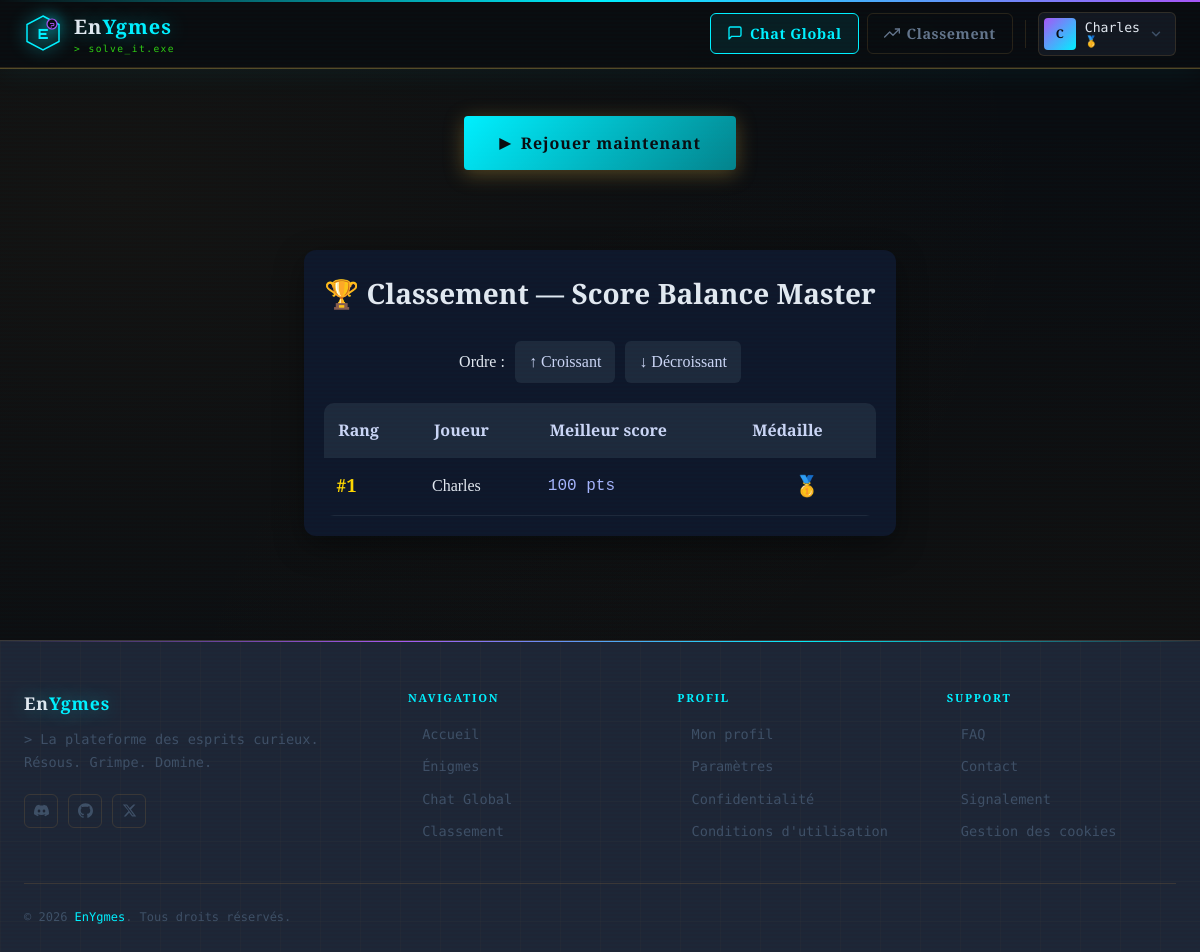
Page /games_Balance/index.php?order=asc (signed in) on the committed database.
### tables this page shows
CREATE TABLE `riddles_balance` (
  `id` int(11) NOT NULL,
  `id_riddle` int(11) NOT NULL,
  `id_user` int(11) NOT NULL,
  `points` int(11) DEFAULT 0,
  `slug` varchar(255) DEFAULT NULL
);

CREATE TABLE `users` (
  `id` int(11) NOT NULL,
  `username` varchar(100) NOT NULL,
  `email` varchar(100) NOT NULL,
  `password` varchar(255) NOT NULL,
  `profile_image` varchar(255) DEFAULT 'default.png',
  `total_score` int(11) DEFAULT 0,
  `is_admin` tinyint(1) DEFAULT 0,
  `created_at` timestamp NOT NULL DEFAULT current_timestamp()
);

### games_Balance/index.php (the view, shortened to what this page needs)
<?php
require_once '../config/database.php';
$order = $_GET['order'] ?? 'desc';
$order = in_array($order, ['asc', 'desc']) ? $order : 'desc';
$balance_riddle_id = null;
try {
    $stmt_rid = $pdo->prepare("SELECT id FROM riddles WHERE title = 'Balance_Games' LIMIT 1");
    $stmt_rid->execute();
    $row = $stmt_rid->fetch();
    $balance_riddle_id = $row ? (int)$row['id'] : null;
} catch (PDOException $e) {}
$players = [];
try {
    $stmt = $pdo->prepare("
        SELECT
            u.id,
            u.username,
            rb.points AS score
        FROM riddles_balance rb
        INNER JOIN users u ON u.id = rb.id_user
        WHERE rb.id_riddle = :riddle_id
        ORDER BY rb.points DESC, u.username ASC
    ");
    $stmt->bindParam(':riddle_id', $balance_riddle_id, PDO::PARAM_INT);
    $stmt->execute();
    $players_data = $stmt->fetchAll();
    foreach ($players_data as $index => $player) {
        $player['rank'] = $index + 1;
        $players[] = $player;
    }
    if ($order === 'asc') {
        $players = array_reverse($players);
    }
} catch (Exception $e) {
    $error = $e->getMessage();
}
function getMedal(int $rank): string {
    return [1 => '🥇', 2 => '🥈', 3 => '🥉'][$rank] ?? '●';
}
include '../includes/header.php';
?>
<!DOCTYPE html>
<html lang="fr">
<head>
    <link rel="stylesheet" href="games.css">
</head>
<body class="index-page">
    <div class="bg-particles">
    </div>
    <div class="index-wrapper">
        <div class="index-actions">
            <a href="game.php" class="btn-play">
                <span class="btn-icon">▶</span>
                Rejouer maintenant
            </a>
        </div>
        <div class="container">
            <div class="header">
                <h1>🏆 Classement — Score Balance Master</h1>
            </div>
            <div class="controls">
                <div class="control-group">
                    <label>Ordre :</label>
                    <a href="?order=asc"
                       class="<?= $order === 'asc' ? 'active' : '' ?>"
                       style="padding: 8px 14px; border-radius: 6px; text-decoration: none; background: #1e293b; cursor: pointer; color: #cbd5f5;">
                        ↑ Croissant
                    </a>
                    <a href="?order=desc"
                       class="<?= $order === 'desc' ? 'active' : '' ?>"
                       style="padding: 8px 14px; border-radius: 6px; text-decoration: none; background: #1e293b; cursor: pointer; color: #cbd5f5;">
                        ↓ Décroissant
                    </a>
                </div>
            </div>
            <table>
                <thead>
                    <tr>
                        <th>Rang</th>
                        <th>Joueur</th>
                        <th>Meilleur score</th>
                        <th>Médaille</th>
                    </tr>
                </thead>
                <tbody>
                    <?php if (empty($players)): ?>
                        <tr>
                            <td colspan="4" class="empty-state">
                                Aucun score enregistré.
                                <br><span class="no-data-hint">Joue une partie pour apparaître ici !</span>
                            </td>
                        </tr>
                    <?php else: ?>
                        <?php foreach ($players as $player): ?>
                            <tr>
                                <td class="rank <?= $player['rank'] <= 3 ? 'top-' . $player['rank'] : '' ?>">
                                    #<?= $player['rank'] ?>
                                </td>
                                <td class="name"><?= htmlspecialchars($player['username']) ?></td>
                                <td class="score"><?= number_format($player['score'], 0, ',', ' ') ?> pts</td>
                                <td class="medal"><?= getMedal($player['rank']) ?></td>
                            </tr>
                        <?php endforeach; ?>
                    <?php endif; ?>
                </tbody>
            </table>
        </div>
    </div>
</body>
</html>
<?php include '../includes/footer.php'; ?>

### includes/header.php (shortened to what this page needs)
<?php
$user ??= null;
if (!$user && !empty($_SESSION['user_id'])) {
    $username = $_SESSION['username'] ?? $_SESSION['name'] ?? 'Utilisateur';
    $user = [
        'name'     => $username,
        'username' => $username,
        'avatar'   => $_SESSION['avatar']   ?? null,
        'is_admin' => $_SESSION['is_admin'] ?? false,
    ];
}
$page    ??= '';
$initial = $user ? strtoupper(substr($user['username'] ?? $user['name'] ?? 'U', 0, 1)) : '';
$userRank  = null;
if ($user && !empty($_SESSION['user_id'])) {
    if (isset($pdo)) {
        try {
            $rankStmt = $pdo->prepare("
                SELECT user_rank, total_score
                FROM (
                    SELECT u.id, u.username,
                           COALESCE(SUM(uspr.obtained_score), 0) AS total_score,
                           ROW_NUMBER() OVER (ORDER BY COALESCE(SUM(uspr.obtained_score), 0) DESC, u.username ASC) AS user_rank
                    FROM users u
                    LEFT JOIN user_scores_per_riddle uspr ON u.id = uspr.user_id
                    GROUP BY u.id, u.username
                ) ranked
                WHERE id = :uid
            ");
            $rankStmt->execute(['uid' => $_SESSION['user_id']]);
            $rankRow = $rankStmt->fetch(PDO::FETCH_ASSOC);
            if ($rankRow) {
                $userRank  = (int) $rankRow['user_rank'];
            }
        } catch (Exception $e) {
        }
    }
}
if (!function_exists('getRankBadge')) {
    function getRankBadge(int $rank): string {
        return match(true) {
            $rank === 1 => '🥇',
            $rank === 2 => '🥈',
            $rank === 3 => '🥉',
            default     => '#' . $rank,
        };
    }
}
?>
<!DOCTYPE html>
<html lang="fr">
<head>
  <link rel="stylesheet" href="/public/css/style.css">
</head>
<body>
<header class="site-header" role="banner">
  <div class="header-inner">
    <a href="/layout/index.php" class="header-brand" aria-label="EnYgmes — Accueil">
      <div class="brand-logo">
        <svg viewBox="0 0 38 38" fill="none" xmlns="http://www.w3.org/2000/svg" aria-hidden="true">
          <text
            x="19" y="25"
            text-anchor="middle"
            font-family="Orbitron, monospace"
            font-size="14"
            font-weight="800"
            fill="#00f0ff"
          >E</text>
          <text
            x="28" y="13.5"
            text-anchor="middle"
            font-family="Orbitron, monospace"
            font-size="7"
            font-weight="700"
            fill="#a855f7"
          >?</text>
        </svg>
      </div>
      <div>
        <span class="brand-name">En<span>Ygmes</span></span>
        <span class="brand-tag">&gt; solve_it.exe</span>
      </div>
    </a>
    <nav class="header-nav" role="navigation" aria-label="Navigation principale">
      <a href="../layout/chat.php"
         class="nav-btn nav-btn--chat<?= $page === 'chat' ? ' nav-btn--active' : '' ?>"
         aria-current="<?= $page === 'chat' ? 'page' : 'false' ?>">
        <svg viewBox="0 0 24 24" fill="none" stroke="currentColor" stroke-width="2"
             stroke-linecap="round" stroke-linejoin="round" aria-hidden="true">
          <path d="M21 15a2 2 0 0 1-2 2H7l-4 4V5a2 2 0 0 1 2-2h14a2 2 0 0 1 2 2z"/>
        </svg>
        <span>Chat Global</span>
      </a>
      <a href="/layout/classement.php"
         class="nav-btn<?= $page === 'classement' ? ' nav-btn--active' : '' ?>"
         aria-current="<?= $page === 'classement' ? 'page' : 'false' ?>">
        <svg viewBox="0 0 24 24" fill="none" stroke="currentColor" stroke-width="2"
             stroke-linecap="round" stroke-linejoin="round" aria-hidden="true">
          <polyline points="23 6 13.5 15.5 8.5 10.5 1 18"/>
          <polyline points="17 6 23 6 23 12"/>
        </svg>
        <span>Classement</span>
      </a>
      <?php if (!$user): ?>
        <a href="/auth/login.php" class="nav-btn nav-btn--login">
          <svg viewBox="0 0 24 24" fill="none" stroke="currentColor" stroke-width="2"
               stroke-linecap="round" stroke-linejoin="round" aria-hidden="true">
            <path d="M15 3h4a2 2 0 0 1 2 2v14a2 2 0 0 1-2 2h-4"/>
            <polyline points="10 17 15 12 10 7"/>
            <line x1="15" y1="12" x2="3" y2="12"/>
          </svg>
          <span>Connexion</span>
        </a>
        <a href="/auth/register.php" class="nav-btn nav-btn--register">
          <svg viewBox="0 0 24 24" fill="none" stroke="currentColor" stroke-width="2"
               stroke-linecap="round" stroke-linejoin="round" aria-hidden="true">
            <path d="M16 21v-2a4 4 0 0 0-4-4H5a4 4 0 0 0-4 4v2"/>
            <circle cx="8.5" cy="7" r="4"/>
            <line x1="20" y1="8" x2="20" y2="14"/>
            <line x1="23" y1="11" x2="17" y2="11"/>
          </svg>
          <span>Inscription</span>
        </a>
      <?php else: ?>
        <div class="user-menu" id="userMenu">
          <button class="user-trigger"
                  aria-haspopup="true"
                  aria-expanded="false"
                  aria-controls="userDropdown"
                  id="userTrigger">
            <?php if (!empty($user['avatar'])): ?>
              <img src="<?= htmlspecialchars($user['avatar']) ?>"
                   alt="Avatar de <?= htmlspecialchars($user['username']) ?>"
                   class="user-avatar"
                   width="32" height="32">
            <?php else: ?>
              <div class="user-avatar-placeholder" aria-hidden="true">
                <?= htmlspecialchars($initial) ?>
              </div>
            <?php endif; ?>
            <div class="user-info">
              <span class="user-name"><?= htmlspecialchars($user['username']) ?></span>
              <?php if ($userRank !== null): ?>
              <span class="user-rank-badge">
                <?= $userRank <= 3 ? getRankBadge($userRank) : '' ?>
              </span>
              <?php endif; ?>
            </div>
            <svg class="user-caret" viewBox="0 0 24 24" fill="none"
                 stroke="currentColor" stroke-width="2.5"
                 stroke-linecap="round" stroke-linejoin="round" aria-hidden="true">
              <polyline points="6 9 12 15 18 9"/>
            </svg>
          </button>
        </div>
      <?php endif; ?>
    </nav>
  </div>
</header>

### games_Balance/games.css (style rules this page uses)
:root { --bg-deep: #0a0c10; --bg-mid: #0e1117; --bg-card: #131720; --bg-panel: #1e2535; --parchment: #00f0ff33; --gold: #00f0ff; --gold-light: #a855f7; --gold-dim: #00f0ff; --amber: #04828b; --red-soft: #39ff14; --ink: #f0e8d8; --ink-dim: #a09070; --ink-faint: #6a5c45; --border: rgba(180,140,70,.18); --border-glow:rgba(212,168,67,.35); --shadow: 0 8px 40px rgba(0,0,0,.7); --shadow-gold:0 0 30px rgba(212,168,67,.15); --font-display: 'Playfair Display', Georgia, serif; --font-body: 'Crimson Pro', Georgia, serif; }
*, *::before, *::after { box-sizing: border-box; margin: 0; padding: 0; }
html { font-size: 16px; scroll-behavior: smooth; }
body { font-family: var(--font-body); background: var(--bg-deep); color: var(--ink); min-height: 100vh; overflow-x: hidden; line-height: 1.65; }
.bg-particles { position: fixed; inset: 0; pointer-events: none; z-index: 0; overflow: hidden; }
.index-page { background: radial-gradient(ellipse at 10% 20%, rgba(180,130,50,.06) 0%, transparent 60%), radial-gradient(ellipse at 90% 80%, rgba(150,100,30,.06) 0%, transparent 60%), var(--bg-deep); }
.index-wrapper { position: relative; z-index: 1; max-width: 860px; margin: 0 auto; padding: 3rem 1.5rem 4rem; display: flex; flex-direction: column; gap: 2.5rem; }
.index-actions { display: flex; gap: 1rem; justify-content: center; flex-wrap: wrap; }
.btn-play { display: inline-flex; align-items: center; gap: .6rem; padding: .85rem 2.2rem; background: linear-gradient(135deg, var(--gold), var(--amber)); color: var(--bg-deep); font-family: var(--font-display); font-size: 1rem; font-weight: 700; letter-spacing: .06em; text-decoration: none; border: none; border-radius: 4px; cursor: pointer; box-shadow: 0 4px 20px rgba(212,168,67,.35); transition: transform .2s, box-shadow .2s; position: relative; overflow: hidden; }
.btn-play::after { content: ''; position: absolute; inset: 0; background: linear-gradient(135deg, rgba(255,255,255,.1), transparent); opacity: 0; transition: opacity .2s; }
.btn-icon { font-size: .9rem; }

### rows in the picture
riddles_balance: id_user.username "C", id_user.username "Charles", id_user "1", points "100", id_user "🥇"

### other values in the picture
getRankBadge($userRank) "🥇"
